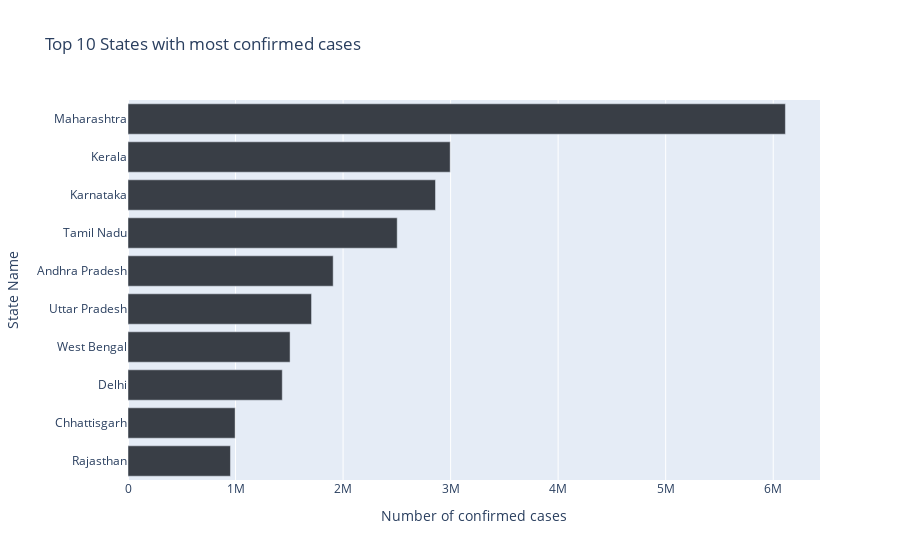

The notebook cell this image was saved under:
### Markdown cell above
## Get Top 10 States with most confirmed cases

### Code cell
top_10_confirm_cases = india_cases.sort_values('Confirmed',ascending=False)[:10]
horizontal_bar_chart(top_10_confirm_cases,top_10_confirm_cases.Confirmed,top_10_confirm_cases.index,"Top 10 States with most confirmed cases",'Number of confirmed cases','State Name',cnf)

### Figure 1 — Plotly figure (JSON) as saved in the notebook; plotly's stock layout.template omitted (floating-point values rounded to 4 significant figures)
{"data": [{"alignmentgroup": "True", "hovertemplate": "Number of confirmed cases=%{x}<br>State Name=%{y}<extra></extra>", "legendgroup": "", "marker": {"color": "#393e46", "pattern": {"shape": ""}}, "name": "", "offsetgroup": "", "orientation": "h", "showlegend": false, "textposition": "auto", "type": "bar", "x": [6113335, 2996094, 2859595, 2503481, 1908065, 1706818, 1507241, 1434687, 996359, 952836], "xaxis": "x", "y": ["Maharashtra", "Kerala", "Karnataka", "Tamil Nadu", "Andhra Pradesh", "Uttar Pradesh", "West Bengal", "Delhi", "Chhattisgarh", "Rajasthan"], "yaxis": "y"}], "layout": {"barmode": "relative", "legend": {"tracegroupgap": 0}, "title": {"text": "Top 10 States with most confirmed cases"}, "xaxis": {"anchor": "y", "domain": [0, 1], "title": {"text": "Number of confirmed cases"}}, "yaxis": {"anchor": "x", "categoryorder": "total ascending", "domain": [0, 1], "title": {"text": "State Name"}}}}
